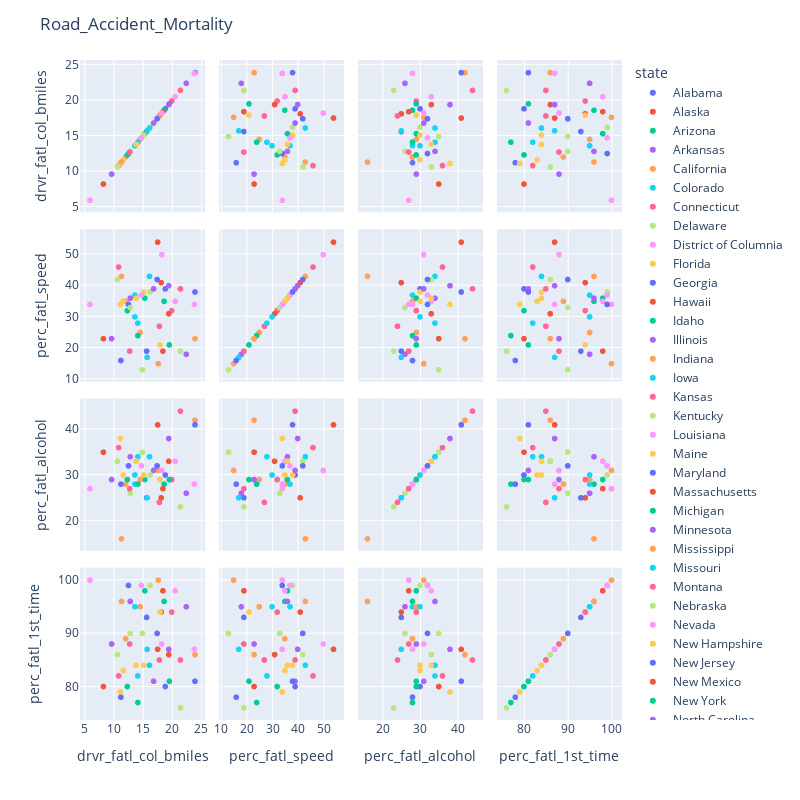

The code cell stored with this chart in its notebook:
### Code cell
import plotly.express as px
fig = px.scatter_matrix(road_accident_train,
    dimensions=["drvr_fatl_col_bmiles", "perc_fatl_speed", "perc_fatl_alcohol", "perc_fatl_1st_time"],
    color="state")
fig.update_layout(
    title='Road_Accident_Mortality',
    dragmode='select',
    width=800,
    height=800,
    hovermode='closest',
)
fig.show()

### Figure 1 — Plotly figure (JSON) as saved in the notebook; plotly's stock layout.template omitted (floating-point values rounded to 4 significant figures)
{"data": [{"dimensions": [{"axis": {"matches": true}, "label": "drvr_fatl_col_bmiles", "values": [18.8]}, {"axis": {"matches": true}, "label": "perc_fatl_speed", "values": [39]}, {"axis": {"matches": true}, "label": "perc_fatl_alcohol", "values": [30]}, {"axis": {"matches": true}, "label": "perc_fatl_1st_time", "values": [80]}], "hovertemplate": "state=Alabama<br>%{xaxis.title.text}=%{x}<br>%{yaxis.title.text}=%{y}<extra></extra>", "legendgroup": "Alabama", "marker": {"color": "#636efa", "symbol": "circle"}, "name": "Alabama", "showlegend": true, "type": "splom"}, {"dimensions": [{"axis": {"matches": true}, "label": "drvr_fatl_col_bmiles", "values": [18.1]}, {"axis": {"matches": true}, "label": "perc_fatl_speed", "values": [41]}, {"axis": {"matches": true}, "label": "perc_fatl_alcohol", "values": [25]}, {"axis": {"matches": true}, "label": "perc_fatl_1st_time", "values": [94]}], "hovertemplate": "state=Alaska<br>%{xaxis.title.text}=%{x}<br>%{yaxis.title.text}=%{y}<extra></extra>", "legendgroup": "Alaska", "marker": {"color": "#EF553B", "symbol": "circle"}, "name": "Alaska", "showlegend": true, "type": "splom"}, {"dimensions": [{"axis": {"matches": true}, "label": "drvr_fatl_col_bmiles", "values": [18.6]}, {"axis": {"matches": true}, "label": "perc_fatl_speed", "values": [35]}, {"axis": {"matches": true}, "label": "perc_fatl_alcohol", "values": [28]}, {"axis": {"matches": true}, "label": "perc_fatl_1st_time", "values": [96]}], "hovertemplate": "state=Arizona<br>%{xaxis.title.text}=%{x}<br>%{yaxis.title.text}=%{y}<extra></extra>", "legendgroup": "Arizona", "marker": {"color": "#00cc96", "symbol": "circle"}, "name": "Arizona", "showlegend": true, "type": "splom"}, {"dimensions": [{"axis": {"matches": true}, "label": "drvr_fatl_col_bmiles", "values": [22.4]}, {"axis": {"matches": true}, "label": "perc_fatl_speed", "values": [18]}, {"axis": {"matches": true}, "label": "perc_fatl_alcohol", "values": [26]}, {"axis": {"matches": true}, "label": "perc_fatl_1st_time", "values": [95]}], "hovertemplate": "state=Arkansas<br>%{xaxis.title.text}=%{x}<br>%{yaxis.title.text}=%{y}<extra></extra>", "legendgroup": "Arkansas", "marker": {"color": "#ab63fa", "symbol": "circle"}, "name": "Arkansas", "showlegend": true, "type": "splom"}, {"dimensions": [{"axis": {"matches": true}, "label": "drvr_fatl_col_bmiles", "values": [12]}, {"axis": {"matches": true}, "label": "perc_fatl_speed", "values": [35]}, {"axis": {"matches": true}, "label": "perc_fatl_alcohol", "values": [28]}, {"axis": {"matches": true}, "label": "perc_fatl_1st_time", "values": [89]}], "hovertemplate": "state=California<br>%{xaxis.title.text}=%{x}<br>%{yaxis.title.text}=%{y}<extra></extra>", "legendgroup": "California", "marker": {"color": "#FFA15A", "symbol": "circle"}, "name": "California", "showlegend": true, "type": "splom"}, {"dimensions": [{"axis": {"matches": true}, "label": "drvr_fatl_col_bmiles", "values": [13.6]}, {"axis": {"matches": true}, "label": "perc_fatl_speed", "values": [37]}, {"axis": {"matches": true}, "label": "perc_fatl_alcohol", "values": [28]}, {"axis": {"matches": true}, "label": "perc_fatl_1st_time", "values": [95]}], "hovertemplate": "state=Colorado<br>%{xaxis.title.text}=%{x}<br>%{yaxis.title.text}=%{y}<extra></extra>", "legendgroup": "Colorado", "marker": {"color": "#19d3f3", "symbol": "circle"}, "name": "Colorado", "showlegend": true, "type": "splom"}, {"dimensions": [{"axis": {"matches": true}, "label": "drvr_fatl_col_bmiles", "values": [10.8]}, {"axis": {"matches": true}, "label": "perc_fatl_speed", "values": [46]}, {"axis": {"matches": true}, "label": "perc_fatl_alcohol", "values": [36]}, {"axis": {"matches": true}, "label": "perc_fatl_1st_time", "values": [82]}], "hovertemplate": "state=Connecticut<br>%{xaxis.title.text}=%{x}<br>%{yaxis.title.text}=%{y}<extra></extra>", "legendgroup": "Connecticut", "marker": {"color": "#FF6692", "symbol": "circle"}, "name": "Connecticut", "showlegend": true, "type": "splom"}, {"dimensions": [{"axis": {"matches": true}, "label": "drvr_fatl_col_bmiles", "values": [16.2]}, {"axis": {"matches": true}, "label": "perc_fatl_speed", "values": [38]}, {"axis": {"matches": true}, "label": "perc_fatl_alcohol", "values": [30]}, {"axis": {"matches": true}, "label": "perc_fatl_1st_time", "values": [99]}], "hovertemplate": "state=Delaware<br>%{xaxis.title.text}=%{x}<br>%{yaxis.title.text}=%{y}<extra></extra>", "legendgroup": "Delaware", "marker": {"color": "#B6E880", "symbol": "circle"}, "name": "Delaware", "showlegend": true, "type": "splom"}, {"dimensions": [{"axis": {"matches": true}, "label": "drvr_fatl_col_bmiles", "values": [5.9]}, {"axis": {"matches": true}, "label": "perc_fatl_speed", "values": [34]}, {"axis": {"matches": true}, "label": "perc_fatl_alcohol", "values": [27]}, {"axis": {"matches": true}, "label": "perc_fatl_1st_time", "values": [100]}], "hovertemplate": "state=District of Columnia<br>%{xaxis.title.text}=%{x}<br>%{yaxis.title.text}=%{y}<extra></extra>", "legendgroup": "District of Columnia", "marker": {"color": "#FF97FF", "symbol": "circle"}, "name": "District of Columnia", "showlegend": true, "type": "splom"}, {"dimensions": [{"axis": {"matches": true}, "label": "drvr_fatl_col_bmiles", "values": [17.9]}, {"axis": {"matches": true}, "label": "perc_fatl_speed", "values": [21]}, {"axis": {"matches": true}, "label": "perc_fatl_alcohol", "values": [29]}, {"axis": {"matches": true}, "label": "perc_fatl_1st_time", "values": [94]}], "hovertemplate": "state=Florida<br>%{xaxis.title.text}=%{x}<br>%{yaxis.title.text}=%{y}<extra></extra>", "legendgroup": "Florida", "marker": {"color": "#FECB52", "symbol": "circle"}, "name": "Florida", "showlegend": true, "type": "splom"}, {"dimensions": [{"axis": {"matches": true}, "label": "drvr_fatl_col_bmiles", "values": [15.6]}, {"axis": {"matches": true}, "label": "perc_fatl_speed", "values": [19]}, {"axis": {"matches": true}, "label": "perc_fatl_alcohol", "values": [25]}, {"axis": {"matches": true}, "label": "perc_fatl_1st_time", "values": [93]}], "hovertemplate": "state=Georgia<br>%{xaxis.title.text}=%{x}<br>%{yaxis.title.text}=%{y}<extra></extra>", "legendgroup": "Georgia", "marker": {"color": "#636efa", "symbol": "circle"}, "name": "Georgia", "showlegend": true, "type": "splom"}, {"dimensions": [{"axis": {"matches": true}, "label": "drvr_fatl_col_bmiles", "values": [17.5]}, {"axis": {"matches": true}, "label": "perc_fatl_speed", "values": [54]}, {"axis": {"matches": true}, "label": "perc_fatl_alcohol", "values": [41]}, {"axis": {"matches": true}, "label": "perc_fatl_1st_time", "values": [87]}], "hovertemplate": "state=Hawaii<br>%{xaxis.title.text}=%{x}<br>%{yaxis.title.text}=%{y}<extra></extra>", "legendgroup": "Hawaii", "marker": {"color": "#EF553B", "symbol": "circle"}, "name": "Hawaii", "showlegend": true, "type": "splom"}, {"dimensions": [{"axis": {"matches": true}, "label": "drvr_fatl_col_bmiles", "values": [15.3]}, {"axis": {"matches": true}, "label": "perc_fatl_speed", "values": [36]}, {"axis": {"matches": true}, "label": "perc_fatl_alcohol", "values": [29]}, {"axis": {"matches": true}, "label": "perc_fatl_1st_time", "values": [98]}], "hovertemplate": "state=Idaho<br>%{xaxis.title.text}=%{x}<br>%{yaxis.title.text}=%{y}<extra></extra>", "legendgroup": "Idaho", "marker": {"color": "#00cc96", "symbol": "circle"}, "name": "Idaho", "showlegend": true, "type": "splom"}, {"dimensions": [{"axis": {"matches": true}, "label": "drvr_fatl_col_bmiles", "values": [12.8]}, {"axis": {"matches": true}, "label": "perc_fatl_speed", "values": [36]}, {"axis": {"matches": true}, "label": "perc_fatl_alcohol", "values": [34]}, {"axis": {"matches": true}, "label": "perc_fatl_1st_time", "values": [96]}], "hovertemplate": "state=Illinois<br>%{xaxis.title.text}=%{x}<br>%{yaxis.title.text}=%{y}<extra></extra>", "legendgroup": "Illinois", "marker": {"color": "#ab63fa", "symbol": "circle"}, "name": "Illinois", "showlegend": true, "type": "splom"}, {"dimensions": [{"axis": {"matches": true}, "label": "drvr_fatl_col_bmiles", "values": [14.5]}, {"axis": {"matches": true}, "label": "perc_fatl_speed", "values": [25]}, {"axis": {"matches": true}, "label": "perc_fatl_alcohol", "values": [29]}, {"axis": {"matches": true}, "label": "perc_fatl_1st_time", "values": [95]}], "hovertemplate": "state=Indiana<br>%{xaxis.title.text}=%{x}<br>%{yaxis.title.text}=%{y}<extra></extra>", "legendgroup": "Indiana", "marker": {"color": "#FFA15A", "symbol": "circle"}, "name": "Indiana", "showlegend": true, "type": "splom"}, {"dimensions": [{"axis": {"matches": true}, "label": "drvr_fatl_col_bmiles", "values": [15.7]}, {"axis": {"matches": true}, "label": "perc_fatl_speed", "values": [17]}, {"axis": {"matches": true}, "label": "perc_fatl_alcohol", "values": [25]}, {"axis": {"matches": true}, "label": "perc_fatl_1st_time", "values": [87]}], "hovertemplate": "state=Iowa<br>%{xaxis.title.text}=%{x}<br>%{yaxis.title.text}=%{y}<extra></extra>", "legendgroup": "Iowa", "marker": {"color": "#19d3f3", "symbol": "circle"}, "name": "Iowa", "showlegend": true, "type": "splom"}, {"dimensions": [{"axis": {"matches": true}, "label": "drvr_fatl_col_bmiles", "values": [17.8]}, {"axis": {"matches": true}, "label": "perc_fatl_speed", "values": [27]}, {"axis": {"matches": true}, "label": "perc_fatl_alcohol", "values": [24]}, {"axis": {"matches": true}, "label": "perc_fatl_1st_time", "values": [85]}], "hovertemplate": "state=Kansas<br>%{xaxis.title.text}=%{x}<br>%{yaxis.title.text}=%{y}<extra></extra>", "legendgroup": "Kansas", "marker": {"color": "#FF6692", "symbol": "circle"}, "name": "Kansas", "showlegend": true, "type": "splom"}, {"dimensions": [{"axis": {"matches": true}, "label": "drvr_fatl_col_bmiles", "values": [21.4]}, {"axis": {"matches": true}, "label": "perc_fatl_speed", "values": [19]}, {"axis": {"matches": true}, "label": "perc_fatl_alcohol", "values": [23]}, {"axis": {"matches": true}, "label": "perc_fatl_1st_time", "values": [76]}], "hovertemplate": "state=Kentucky<br>%{xaxis.title.text}=%{x}<br>%{yaxis.title.text}=%{y}<extra></extra>", "legendgroup": "Kentucky", "marker": {"color": "#B6E880", "symbol": "circle"}, "name": "Kentucky", "showlegend": true, "type": "splom"}, {"dimensions": [{"axis": {"matches": true}, "label": "drvr_fatl_col_bmiles", "values": [20.5]}, {"axis": {"matches": true}, "label": "perc_fatl_speed", "values": [35]}, {"axis": {"matches": true}, "label": "perc_fatl_alcohol", "values": [33]}, {"axis": {"matches": true}, "label": "perc_fatl_1st_time", "values": [98]}], "hovertemplate": "state=Louisiana<br>%{xaxis.title.text}=%{x}<br>%{yaxis.title.text}=%{y}<extra></extra>", "legendgroup": "Louisiana", "marker": {"color": "#FF97FF", "symbol": "circle"}, "name": "Louisiana", "showlegend": true, "type": "splom"}, {"dimensions": [{"axis": {"matches": true}, "label": "drvr_fatl_col_bmiles", "values": [15.1]}, {"axis": {"matches": true}, "label": "perc_fatl_speed", "values": [38]}, {"axis": {"matches": true}, "label": "perc_fatl_alcohol", "values": [30]}, {"axis": {"matches": true}, "label": "perc_fatl_1st_time", "values": [84]}], "hovertemplate": "state=Maine<br>%{xaxis.title.text}=%{x}<br>%{yaxis.title.text}=%{y}<extra></extra>", "legendgroup": "Maine", "marker": {"color": "#FECB52", "symbol": "circle"}, "name": "Maine", "showlegend": true, "type": "splom"}, {"dimensions": [{"axis": {"matches": true}, "label": "drvr_fatl_col_bmiles", "values": [12.5]}, {"axis": {"matches": true}, "label": "perc_fatl_speed", "values": [34]}, {"axis": {"matches": true}, "label": "perc_fatl_alcohol", "values": [32]}, {"axis": {"matches": true}, "label": "perc_fatl_1st_time", "values": [99]}], "hovertemplate": "state=Maryland<br>%{xaxis.title.text}=%{x}<br>%{yaxis.title.text}=%{y}<extra></extra>", "legendgroup": "Maryland", "marker": {"color": "#636efa", "symbol": "circle"}, "name": "Maryland", "showlegend": true, "type": "splom"}, {"dimensions": [{"axis": {"matches": true}, "label": "drvr_fatl_col_bmiles", "values": [8.2]}, {"axis": {"matches": true}, "label": "perc_fatl_speed", "values": [23]}, {"axis": {"matches": true}, "label": "perc_fatl_alcohol", "values": [35]}, {"axis": {"matches": true}, "label": "perc_fatl_1st_time", "values": [80]}], "hovertemplate": "state=Massachusetts<br>%{xaxis.title.text}=%{x}<br>%{yaxis.title.text}=%{y}<extra></extra>", "legendgroup": "Massachusetts", "marker": {"color": "#EF553B", "symbol": "circle"}, "name": "Massachusetts", "showlegend": true, "type": "splom"}, {"dimensions": [{"axis": {"matches": true}, "label": "drvr_fatl_col_bmiles", "values": [14.1]}, {"axis": {"matches": true}, "label": "perc_fatl_speed", "values": [24]}, {"axis": {"matches": true}, "label": "perc_fatl_alcohol", "values": [28]}, {"axis": {"matches": true}, "label": "perc_fatl_1st_time", "values": [77]}], "hovertemplate": "state=Michigan<br>%{xaxis.title.text}=%{x}<br>%{yaxis.title.text}=%{y}<extra></extra>", "legendgroup": "Michigan", "marker": {"color": "#00cc96", "symbol": "circle"}, "name": "Michigan", "showlegend": true, "type": "splom"}, {"dimensions": [{"axis": {"matches": true}, "label": "drvr_fatl_col_bmiles", "values": [9.6]}, {"axis": {"matches": true}, "label": "perc_fatl_speed", "values": [23]}, {"axis": {"matches": true}, "label": "perc_fatl_alcohol", "values": [29]}, {"axis": {"matches": true}, "label": "perc_fatl_1st_time", "values": [88]}], "hovertemplate": "state=Minnesota<br>%{xaxis.title.text}=%{x}<br>%{yaxis.title.text}=%{y}<extra></extra>", "legendgroup": "Minnesota", "marker": {"color": "#ab63fa", "symbol": "circle"}, "name": "Minnesota", "showlegend": true, "type": "splom"}, {"dimensions": [{"axis": {"matches": true}, "label": "drvr_fatl_col_bmiles", "values": [17.6]}, {"axis": {"matches": true}, "label": "perc_fatl_speed", "values": [15]}, {"axis": {"matches": true}, "label": "perc_fatl_alcohol", "values": [31]}, {"axis": {"matches": true}, "label": "perc_fatl_1st_time", "values": [100]}], "hovertemplate": "state=Mississippi<br>%{xaxis.title.text}=%{x}<br>%{yaxis.title.text}=%{y}<extra></extra>", "legendgroup": "Mississippi", "marker": {"color": "#FFA15A", "symbol": "circle"}, "name": "Mississippi", "showlegend": true, "type": "splom"}, {"dimensions": [{"axis": {"matches": true}, "label": "drvr_fatl_col_bmiles", "values": [16.1]}, {"axis": {"matches": true}, "label": "perc_fatl_speed", "values": [43]}, {"axis": {"matches": true}, "label": "perc_fatl_alcohol", "values": [34]}, {"axis": {"matches": true}, "label": "perc_fatl_1st_time", "values": [84]}], "hovertemplate": "state=Missouri<br>%{xaxis.title.text}=%{x}<br>%{yaxis.title.text}=%{y}<extra></extra>", "legendgroup": "Missouri", "marker": {"color": "#19d3f3", "symbol": "circle"}, "name": "Missouri", "showlegend": true, "type": "splom"}, {"dimensions": [{"axis": {"matches": true}, "label": "drvr_fatl_col_bmiles", "values": [21.4]}, {"axis": {"matches": true}, "label": "perc_fatl_speed", "values": [39]}, {"axis": {"matches": true}, "label": "perc_fatl_alcohol", "values": [44]}, {"axis": {"matches": true}, "label": "perc_fatl_1st_time", "values": [85]}], "hovertemplate": "state=Montana<br>%{xaxis.title.text}=%{x}<br>%{yaxis.title.text}=%{y}<extra></extra>", "legendgroup": "Montana", "marker": {"color": "#FF6692", "symbol": "circle"}, "name": "Montana", "showlegend": true, "type": "splom"}, {"dimensions": [{"axis": {"matches": true}, "label": "drvr_fatl_col_bmiles", "values": [14.9]}, {"axis": {"matches": true}, "label": "perc_fatl_speed", "values": [13]}, {"axis": {"matches": true}, "label": "perc_fatl_alcohol", "values": [35]}, {"axis": {"matches": true}, "label": "perc_fatl_1st_time", "values": [90]}], "hovertemplate": "state=Nebraska<br>%{xaxis.title.text}=%{x}<br>%{yaxis.title.text}=%{y}<extra></extra>", "legendgroup": "Nebraska", "marker": {"color": "#B6E880", "symbol": "circle"}, "name": "Nebraska", "showlegend": true, "type": "splom"}, {"dimensions": [{"axis": {"matches": true}, "label": "drvr_fatl_col_bmiles", "values": [14.7]}, {"axis": {"matches": true}, "label": "perc_fatl_speed", "values": [37]}, {"axis": {"matches": true}, "label": "perc_fatl_alcohol", "values": [32]}, {"axis": {"matches": true}, "label": "perc_fatl_1st_time", "values": [99]}], "hovertemplate": "state=Nevada<br>%{xaxis.title.text}=%{x}<br>%{yaxis.title.text}=%{y}<extra></extra>", "legendgroup": "Nevada", "marker": {"color": "#FF97FF", "symbol": "circle"}, "name": "Nevada", "showlegend": true, "type": "splom"}, {"dimensions": [{"axis": {"matches": true}, "label": "drvr_fatl_col_bmiles", "values": [11.6]}, {"axis": {"matches": true}, "label": "perc_fatl_speed", "values": [35]}, {"axis": {"matches": true}, "label": "perc_fatl_alcohol", "values": [30]}, {"axis": {"matches": true}, "label": "perc_fatl_1st_time", "values": [83]}], "hovertemplate": "state=New Hampshire<br>%{xaxis.title.text}=%{x}<br>%{yaxis.title.text}=%{y}<extra></extra>", "legendgroup": "New Hampshire", "marker": {"color": "#FECB52", "symbol": "circle"}, "name": "New Hampshire", "showlegend": true, "type": "splom"}, {"dimensions": [{"axis": {"matches": true}, "label": "drvr_fatl_col_bmiles", "values": [11.2]}, {"axis": {"matches": true}, "label": "perc_fatl_speed", "values": [16]}, {"axis": {"matches": true}, "label": "perc_fatl_alcohol", "values": [28]}, {"axis": {"matches": true}, "label": "perc_fatl_1st_time", "values": [78]}], "hovertemplate": "state=New Jersey<br>%{xaxis.title.text}=%{x}<br>%{yaxis.title.text}=%{y}<extra></extra>", "legendgroup": "New Jersey", "marker": {"color": "#636efa", "symbol": "circle"}, "name": "New Jersey", "showlegend": true, "type": "splom"}, {"dimensions": [{"axis": {"matches": true}, "label": "drvr_fatl_col_bmiles", "values": [18.4]}, {"axis": {"matches": true}, "label": "perc_fatl_speed", "values": [19]}, {"axis": {"matches": true}, "label": "perc_fatl_alcohol", "values": [27]}, {"axis": {"matches": true}, "label": "perc_fatl_1st_time", "values": [98]}], "hovertemplate": "state=New Mexico<br>%{xaxis.title.text}=%{x}<br>%{yaxis.title.text}=%{y}<extra></extra>", "legendgroup": "New Mexico", "marker": {"color": "#EF553B", "symbol": "circle"}, "name": "New Mexico", "showlegend": true, "type": "splom"}, {"dimensions": [{"axis": {"matches": true}, "label": "drvr_fatl_col_bmiles", "values": [12.3]}, {"axis": {"matches": true}, "label": "perc_fatl_speed", "values": [32]}, {"axis": {"matches": true}, "label": "perc_fatl_alcohol", "values": [29]}, {"axis": {"matches": true}, "label": "perc_fatl_1st_time", "values": [80]}], "hovertemplate": "state=New York<br>%{xaxis.title.text}=%{x}<br>%{yaxis.title.text}=%{y}<extra></extra>", "legendgroup": "New York", "marker": {"color": "#00cc96", "symbol": "circle"}, "name": "New York", "showlegend": true, "type": "splom"}, {"dimensions": [{"axis": {"matches": true}, "label": "drvr_fatl_col_bmiles", "values": [16.8]}, {"axis": {"matches": true}, "label": "perc_fatl_speed", "values": [39]}, {"axis": {"matches": true}, "label": "perc_fatl_alcohol", "values": [31]}, {"axis": {"matches": true}, "label": "perc_fatl_1st_time", "values": [81]}], "hovertemplate": "state=North Carolina<br>%{xaxis.title.text}=%{x}<br>%{yaxis.title.text}=%{y}<extra></extra>", "legendgroup": "North Carolina", "marker": {"color": "#ab63fa", "symbol": "circle"}, "name": "North Carolina", "showlegend": true, "type": "splom"}, {"dimensions": [{"axis": {"matches": true}, "label": "drvr_fatl_col_bmiles", "values": [23.9]}, {"axis": {"matches": true}, "label": "perc_fatl_speed", "values": [23]}, {"axis": {"matches": true}, "label": "perc_fatl_alcohol", "values": [42]}, {"axis": {"matches": true}, "label": "perc_fatl_1st_time", "values": [86]}], "hovertemplate": "state=North Dakota<br>%{xaxis.title.text}=%{x}<br>%{yaxis.title.text}=%{y}<extra></extra>", "legendgroup": "North Dakota", "marker": {"color": "#FFA15A", "symbol": "circle"}, "name": "North Dakota", "showlegend": true, "type": "splom"}, {"dimensions": [{"axis": {"matches": true}, "label": "drvr_fatl_col_bmiles", "values": [14.1]}, {"axis": {"matches": true}, "label": "perc_fatl_speed", "values": [28]}, {"axis": {"matches": true}, "label": "perc_fatl_alcohol", "values": [34]}, {"axis": {"matches": true}, "label": "perc_fatl_1st_time", "values": [82]}], "hovertemplate": "state=Ohio<br>%{xaxis.title.text}=%{x}<br>%{yaxis.title.text}=%{y}<extra></extra>", "legendgroup": "Ohio", "marker": {"color": "#19d3f3", "symbol": "circle"}, "name": "Ohio", "showlegend": true, "type": "splom"}, {"dimensions": [{"axis": {"matches": true}, "label": "drvr_fatl_col_bmiles", "values": [19.9]}, {"axis": {"matches": true}, "label": "perc_fatl_speed", "values": [32]}, {"axis": {"matches": true}, "label": "perc_fatl_alcohol", "values": [29]}, {"axis": {"matches": true}, "label": "perc_fatl_1st_time", "values": [94]}], "hovertemplate": "state=Oklahoma<br>%{xaxis.title.text}=%{x}<br>%{yaxis.title.text}=%{y}<extra></extra>", "legendgroup": "Oklahoma", "marker": {"color": "#FF6692", "symbol": "circle"}, "name": "Oklahoma", "showlegend": true, "type": "splom"}, {"dimensions": [{"axis": {"matches": true}, "label": "drvr_fatl_col_bmiles", "values": [12.8]}, {"axis": {"matches": true}, "label": "perc_fatl_speed", "values": [33]}, {"axis": {"matches": true}, "label": "perc_fatl_alcohol", "values": [26]}, {"axis": {"matches": true}, "label": "perc_fatl_1st_time", "values": [90]}], "hovertemplate": "state=Oregon<br>%{xaxis.title.text}=%{x}<br>%{yaxis.title.text}=%{y}<extra></extra>", "legendgroup": "Oregon", "marker": {"color": "#B6E880", "symbol": "circle"}, "name": "Oregon", "showlegend": true, "type": "splom"}, {"dimensions": [{"axis": {"matches": true}, "label": "drvr_fatl_col_bmiles", "values": [18.2]}, {"axis": {"matches": true}, "label": "perc_fatl_speed", "values": [50]}, {"axis": {"matches": true}, "label": "perc_fatl_alcohol", "values": [31]}, {"axis": {"matches": true}, "label": "perc_fatl_1st_time", "values": [88]}], "hovertemplate": "state=Pennsylvania<br>%{xaxis.title.text}=%{x}<br>%{yaxis.title.text}=%{y}<extra></extra>", "legendgroup": "Pennsylvania", "marker": {"color": "#FF97FF", "symbol": "circle"}, "name": "Pennsylvania", "showlegend": true, "type": "splom"}, {"dimensions": [{"axis": {"matches": true}, "label": "drvr_fatl_col_bmiles", "values": [11.1]}, {"axis": {"matches": true}, "label": "perc_fatl_speed", "values": [34]}, {"axis": {"matches": true}, "label": "perc_fatl_alcohol", "values": [38]}, {"axis": {"matches": true}, "label": "perc_fatl_1st_time", "values": [79]}], "hovertemplate": "state=Rhode Island<br>%{xaxis.title.text}=%{x}<br>%{yaxis.title.text}=%{y}<extra></extra>", "legendgroup": "Rhode Island", "marker": {"color": "#FECB52", "symbol": "circle"}, "name": "Rhode Island", "showlegend": true, "type": "splom"}, {"dimensions": [{"axis": {"matches": true}, "label": "drvr_fatl_col_bmiles", "values": [23.9]}, {"axis": {"matches": true}, "label": "perc_fatl_speed", "values": [38]}, {"axis": {"matches": true}, "label": "perc_fatl_alcohol", "values": [41]}, {"axis": {"matches": true}, "label": "perc_fatl_1st_time", "values": [81]}], "hovertemplate": "state=South Carolina<br>%{xaxis.title.text}=%{x}<br>%{yaxis.title.text}=%{y}<extra></extra>", "legendgroup": "South Carolina", "marker": {"color": "#636efa", "symbol": "circle"}, "name": "South Carolina", "showlegend": true, "type": "splom"}, {"dimensions": [{"axis": {"matches": true}, "label": "drvr_fatl_col_bmiles", "values": [19.4]}, {"axis": {"matches": true}, "label": "perc_fatl_speed", "values": [31]}, {"axis": {"matches": true}, "label": "perc_fatl_alcohol", "values": [33]}, {"axis": {"matches": true}, "label": "perc_fatl_1st_time", "values": [86]}], "hovertemplate": "state=South Dakota<br>%{xaxis.title.text}=%{x}<br>%{yaxis.title.text}=%{y}<extra></extra>", "legendgroup": "South Dakota", "marker": {"color": "#EF553B", "symbol": "circle"}, "name": "South Dakota", "showlegend": true, "type": "splom"}, {"dimensions": [{"axis": {"matches": true}, "label": "drvr_fatl_col_bmiles", "values": [19.5]}, {"axis": {"matches": true}, "label": "perc_fatl_speed", "values": [21]}, {"axis": {"matches": true}, "label": "perc_fatl_alcohol", "values": [29]}, {"axis": {"matches": true}, "label": "perc_fatl_1st_time", "values": [81]}], "hovertemplate": "state=Tennessee<br>%{xaxis.title.text}=%{x}<br>%{yaxis.title.text}=%{y}<extra></extra>", "legendgroup": "Tennessee", "marker": {"color": "#00cc96", "symbol": "circle"}, "name": "Tennessee", "showlegend": true, "type": "splom"}, {"dimensions": [{"axis": {"matches": true}, "label": "drvr_fatl_col_bmiles", "values": [19.4]}, {"axis": {"matches": true}, "label": "perc_fatl_speed", "values": [40]}, {"axis": {"matches": true}, "label": "perc_fatl_alcohol", "values": [38]}, {"axis": {"matches": true}, "label": "perc_fatl_1st_time", "values": [87]}], "hovertemplate": "state=Texas<br>%{xaxis.title.text}=%{x}<br>%{yaxis.title.text}=%{y}<extra></extra>", "legendgroup": "Texas", "marker": {"color": "#ab63fa", "symbol": "circle"}, "name": "Texas", "showlegend": true, "type": "splom"}, {"dimensions": [{"axis": {"matches": true}, "label": "drvr_fatl_col_bmiles", "values": [11.3]}, {"axis": {"matches": true}, "label": "perc_fatl_speed", "values": [43]}, {"axis": {"matches": true}, "label": "perc_fatl_alcohol", "values": [16]}, {"axis": {"matches": true}, "label": "perc_fatl_1st_time", "values": [96]}], "hovertemplate": "state=Utah<br>%{xaxis.title.text}=%{x}<br>%{yaxis.title.text}=%{y}<extra></extra>", "legendgroup": "Utah", "marker": {"color": "#FFA15A", "symbol": "circle"}, "name": "Utah", "showlegend": true, "type": "splom"}, {"dimensions": [{"axis": {"matches": true}, "label": "drvr_fatl_col_bmiles", "values": [13.6]}, {"axis": {"matches": true}, "label": "perc_fatl_speed", "values": [30]}, {"axis": {"matches": true}, "label": "perc_fatl_alcohol", "values": [30]}, {"axis": {"matches": true}, "label": "perc_fatl_1st_time", "values": [95]}], "hovertemplate": "state=Vermont<br>%{xaxis.title.text}=%{x}<br>%{yaxis.title.text}=%{y}<extra></extra>", "legendgroup": "Vermont", "marker": {"color": "#19d3f3", "symbol": "circle"}, "name": "Vermont", "showlegend": true, "type": "splom"}, {"dimensions": [{"axis": {"matches": true}, "label": "drvr_fatl_col_bmiles", "values": [12.7]}, {"axis": {"matches": true}, "label": "perc_fatl_speed", "values": [19]}, {"axis": {"matches": true}, "label": "perc_fatl_alcohol", "values": [27]}, {"axis": {"matches": true}, "label": "perc_fatl_1st_time", "values": [88]}], "hovertemplate": "state=Virginia<br>%{xaxis.title.text}=%{x}<br>%{yaxis.title.text}=%{y}<extra></extra>", "legendgroup": "Virginia", "marker": {"color": "#FF6692", "symbol": "circle"}, "name": "Virginia", "showlegend": true, "type": "splom"}, {"dimensions": [{"axis": {"matches": true}, "label": "drvr_fatl_col_bmiles", "values": [10.6]}, {"axis": {"matches": true}, "label": "perc_fatl_speed", "values": [42]}, {"axis": {"matches": true}, "label": "perc_fatl_alcohol", "values": [33]}, {"axis": {"matches": true}, "label": "perc_fatl_1st_time", "values": [86]}], "hovertemplate": "state=Washington<br>%{xaxis.title.text}=%{x}<br>%{yaxis.title.text}=%{y}<extra></extra>", "legendgroup": "Washington", "marker": {"color": "#B6E880", "symbol": "circle"}, "name": "Washington", "showlegend": true, "type": "splom"}, {"dimensions": [{"axis": {"matches": true}, "label": "drvr_fatl_col_bmiles", "values": [23.8]}, {"axis": {"matches": true}, "label": "perc_fatl_speed", "values": [34]}, {"axis": {"matches": true}, "label": "perc_fatl_alcohol", "values": [28]}, {"axis": {"matches": true}, "label": "perc_fatl_1st_time", "values": [87]}], "hovertemplate": "state=West Virginia<br>%{xaxis.title.text}=%{x}<br>%{yaxis.title.text}=%{y}<extra></extra>", "legendgroup": "West Virginia", "marker": {"color": "#FF97FF", "symbol": "circle"}, "name": "West Virginia", "showlegend": true, "type": "splom"}, {"dimensions": [{"axis": {"matches": true}, "label": "drvr_fatl_col_bmiles", "values": [13.8]}, {"axis": {"matches": true}, "label": "perc_fatl_speed", "values": [36]}, {"axis": {"matches": true}, "label": "perc_fatl_alcohol", "values": [33]}, {"axis": {"matches": true}, "label": "perc_fatl_1st_time", "values": [84]}], "hovertemplate": "state=Wisconsin<br>%{xaxis.title.text}=%{x}<br>%{yaxis.title.text}=%{y}<extra></extra>", "legendgroup": "Wisconsin", "marker": {"color": "#FECB52", "symbol": "circle"}, "name": "Wisconsin", "showlegend": true, "type": "splom"}, {"dimensions": [{"axis": {"matches": true}, "label": "drvr_fatl_col_bmiles", "values": [17.4]}, {"axis": {"matches": true}, "label": "perc_fatl_speed", "values": [42]}, {"axis": {"matches": true}, "label": "perc_fatl_alcohol", "values": [32]}, {"axis": {"matches": true}, "label": "perc_fatl_1st_time", "values": [90]}], "hovertemplate": "state=Wyoming<br>%{xaxis.title.text}=%{x}<br>%{yaxis.title.text}=%{y}<extra></extra>", "legendgroup": "Wyoming", "marker": {"color": "#636efa", "symbol": "circle"}, "name": "Wyoming", "showlegend": true, "type": "splom"}], "layout": {"dragmode": "select", "height": 800, "hovermode": "closest", "legend": {"title": {"text": "state"}, "tracegroupgap": 0}, "margin": {"t": 60}, "title": {"text": "Road_Accident_Mortality"}, "width": 800}}
